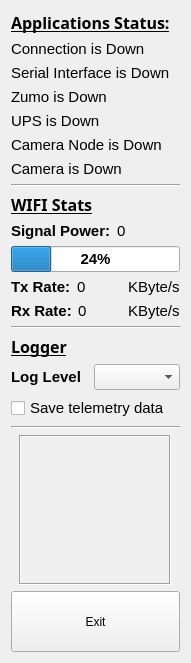
   <widget class="QWidget" name="layoutWidget">
    <property name="geometry">
     <rect>
      <x>820</x>
      <y>11</y>
      <width>191</width>
      <height>632</height>
     </rect>
    </property>
    <layout class="QVBoxLayout" name="verticalLayout_5">
     <item>
      <widget class="QLabel" name="Applications_label_title">
       <property name="font">
        <font>
         <family>Arial Rounded MT Bold</family>
         <pointsize>12</pointsize>
         <weight>75</weight>
         <bold>true</bold>
         <underline>true</underline>
        </font>
       </property>
       <property name="text">
        <string>&lt;html&gt;&lt;head/&gt;&lt;body&gt;&lt;p&gt;&lt;span style=&quot; font-weight:600;&quot;&gt;Applications Status:&lt;/span&gt;&lt;/p&gt;&lt;/body&gt;&lt;/html&gt;</string>
       </property>
      </widget>
     </item>
     <item>
      <layout class="QGridLayout" name="gridLayout_16">
       <item row="0" column="0">
        <widget class="QLabel" name="connection_label">
         <property name="enabled">
          <bool>true</bool>
         </property>
         <property name="font">
          <font>
           <family>Arial</family>
           <pointsize>11</pointsize>
          </font>
         </property>
         <property name="styleSheet">
          <string notr="true">background-color: transparent;</string>
         </property>
         <property name="text">
          <string>&lt;html&gt;&lt;head/&gt;&lt;body&gt;&lt;p&gt;Connection is Down&lt;/p&gt;&lt;/body&gt;&lt;/html&gt;</string>
         </property>
        </widget>
       </item>
       <item row="1" column="0">
        <widget class="QLabel" name="serial_interface_label">
         <property name="enabled">
          <bool>true</bool>
         </property>
         <property name="font">
          <font>
           <family>Arial</family>
           <pointsize>11</pointsize>
          </font>
         </property>
         <property name="styleSheet">
          <string notr="true">background-color: transparent;</string>
         </property>
         <property name="text">
          <string>&lt;html&gt;&lt;head/&gt;&lt;body&gt;&lt;p&gt;Serial Interface is Down&lt;/p&gt;&lt;/body&gt;&lt;/html&gt;</string>
         </property>
        </widget>
       </item>
       <item row="2" column="0">
        <widget class="QLabel" name="zumo_label">
         <property name="enabled">
          <bool>true</bool>
         </property>
         <property name="font">
          <font>
           <family>Arial</family>
           <pointsize>11</pointsize>
          </font>
         </property>
         <property name="styleSheet">
          <string notr="true">background-color: transparent;</string>
         </property>
         <property name="text">
          <string>&lt;html&gt;&lt;head/&gt;&lt;body&gt;&lt;p&gt;Zumo is Down&lt;/p&gt;&lt;/body&gt;&lt;/html&gt;</string>
         </property>
        </widget>
       </item>
       <item row="3" column="0">
        <widget class="QLabel" name="ups_label">
         <property name="enabled">
          <bool>true</bool>
         </property>
         <property name="font">
          <font>
           <family>Arial</family>
           <pointsize>11</pointsize>
          </font>
         </property>
         <property name="styleSheet">
          <string notr="true">background-color: transparent;</string>
         </property>
         <property name="text">
          <string>&lt;html&gt;&lt;head/&gt;&lt;body&gt;&lt;p&gt;UPS is Down&lt;/p&gt;&lt;/body&gt;&lt;/html&gt;</string>
         </property>
        </widget>
       </item>
       <item row="4" column="0">
        <widget class="QLabel" name="camera_node_label">
         <property name="enabled">
          <bool>true</bool>
         </property>
         <property name="font">
          <font>
           <family>Arial</family>
           <pointsize>11</pointsize>
          </font>
         </property>
         <property name="styleSheet">
          <string notr="true">background-color: transparent;</string>
         </property>
         <property name="text">
          <string>&lt;html&gt;&lt;head/&gt;&lt;body&gt;&lt;p&gt;Camera Node is Down&lt;/p&gt;&lt;/body&gt;&lt;/html&gt;</string>
         </property>
        </widget>
       </item>
       <item row="5" column="0">
        <widget class="QLabel" name="camera_label">
         <property name="enabled">
          <bool>true</bool>
         </property>
         <property name="font">
          <font>
           <family>Arial</family>
           <pointsize>11</pointsize>
          </font>
         </property>
         <property name="styleSheet">
          <string notr="true">background-color: transparent;</string>
         </property>
         <property name="text">
          <string>&lt;html&gt;&lt;head/&gt;&lt;body&gt;&lt;p&gt;Camera is Down&lt;/p&gt;&lt;/body&gt;&lt;/html&gt;</string>
         </property>
        </widget>
       </item>
      </layout>
     </item>
     <item>
      <widget class="Line" name="line_4">
       <property name="orientation">
        <enum>Qt::Horizontal</enum>
       </property>
      </widget>
     </item>
     <item>
      <widget class="QLabel" name="wifi_stats_label_title">
       <property name="font">
        <font>
         <family>Arial Rounded MT Bold</family>
         <pointsize>12</pointsize>
         <weight>75</weight>
         <bold>true</bold>
         <underline>true</underline>
        </font>
       </property>
       <property name="text">
        <string>&lt;html&gt;&lt;head/&gt;&lt;body&gt;&lt;p&gt;WIFI Stats&lt;/p&gt;&lt;/body&gt;&lt;/html&gt;</string>
       </property>
      </widget>
     </item>
     <item>
      <layout class="QVBoxLayout" name="verticalLayout_3">
       <item>
        <layout class="QHBoxLayout" name="horizontalLayout_4">
         <item>
          <widget class="QLabel" name="signal_power_label">
           <property name="font">
            <font>
             <family>Arial</family>
             <pointsize>11</pointsize>
             <weight>75</weight>
             <bold>true</bold>
            </font>
           </property>
           <property name="text">
            <string>Signal Power:</string>
           </property>
          </widget>
         </item>
         <item>
          <widget class="QLabel" name="signal_power_status">
           <property name="font">
            <font>
             <family>Arial</family>
             <pointsize>11</pointsize>
            </font>
           </property>
           <property name="text">
            <string>&lt;html&gt;&lt;head/&gt;&lt;body&gt;&lt;p&gt;0&lt;/p&gt;&lt;/body&gt;&lt;/html&gt;</string>
           </property>
          </widget>
         </item>
        </layout>
       </item>
       <item>
        <widget class="QProgressBar" name="signal_power_bar">
         <property name="font">
          <font>
           <family>Arial</family>
           <pointsize>11</pointsize>
           <weight>75</weight>
           <bold>true</bold>
          </font>
         </property>
         <property name="mouseTracking">
          <bool>false</bool>
         </property>
         <property name="styleSheet">
          <string notr="true"/>
         </property>
         <property name="value">
          <number>24</number>
         </property>
        </widget>
       </item>
       <item>
        <layout class="QHBoxLayout" name="horizontalLayout_5">
         <item>
          <widget class="QLabel" name="tx_rate_label">
           <property name="font">
            <font>
             <family>Arial</family>
             <pointsize>11</pointsize>
             <weight>75</weight>
             <bold>true</bold>
            </font>
           </property>
           <property name="text">
            <string>Tx Rate:</string>
           </property>
          </widget>
         </item>
         <item>
          <widget class="QLabel" name="tx_rate_status">
           <property name="font">
            <font>
             <family>Arial</family>
             <pointsize>11</pointsize>
            </font>
           </property>
           <property name="text">
            <string>&lt;html&gt;&lt;head/&gt;&lt;body&gt;&lt;p&gt;0&lt;/p&gt;&lt;/body&gt;&lt;/html&gt;</string>
           </property>
          </widget>
         </item>
         <item>
          <widget class="QLabel" name="tx_rate_label_units">
           <property name="font">
            <font>
             <family>Arial</family>
             <pointsize>11</pointsize>
            </font>
           </property>
           <property name="text">
            <string>KByte/s</string>
           </property>
          </widget>
         </item>
        </layout>
       </item>
       <item>
        <layout class="QHBoxLayout" name="horizontalLayout_6">
         <item>
          <widget class="QLabel" name="rx_rate_label">
           <property name="font">
            <font>
             <family>Arial</family>
             <pointsize>11</pointsize>
             <weight>75</weight>
             <bold>true</bold>
            </font>
           </property>
           <property name="text">
            <string>Rx Rate:</string>
           </property>
          </widget>
         </item>
         <item>
          <widget class="QLabel" name="rx_rate_status">
           <property name="font">
            <font>
             <family>Arial</family>
             <pointsize>11</pointsize>
            </font>
           </property>
           <property name="text">
            <string>&lt;html&gt;&lt;head/&gt;&lt;body&gt;&lt;p&gt;0&lt;/p&gt;&lt;/body&gt;&lt;/html&gt;</string>
           </property>
          </widget>
         </item>
         <item>
          <widget class="QLabel" name="rx_rate_label_units">
           <property name="font">
            <font>
             <family>Arial</family>
             <pointsize>11</pointsize>
            </font>
           </property>
           <property name="text">
            <string>KByte/s</string>
           </property>
          </widget>
         </item>
        </layout>
       </item>
      </layout>
     </item>
     <item>
      <widget class="Line" name="line_3">
       <property name="orientation">
        <enum>Qt::Horizontal</enum>
       </property>
      </widget>
     </item>
     <item>
      <widget class="QLabel" name="logger_label_title">
       <property name="font">
        <font>
         <family>Arial Rounded MT Bold</family>
         <pointsize>12</pointsize>
         <weight>75</weight>
         <bold>true</bold>
         <underline>true</underline>
        </font>
       </property>
       <property name="text">
        <string>&lt;html&gt;&lt;head/&gt;&lt;body&gt;&lt;p&gt;Logger&lt;/p&gt;&lt;/body&gt;&lt;/html&gt;</string>
       </property>
      </widget>
     </item>
     <item>
      <layout class="QVBoxLayout" name="verticalLayout_4">
       <item>
        <layout class="QHBoxLayout" name="horizontalLayout_7">
         <item>
          <widget class="QLabel" name="log_levels_label_title">
           <property name="font">
            <font>
             <family>Arial</family>
             <pointsize>11</pointsize>
            </font>
           </property>
           <property name="text">
            <string>&lt;html&gt;&lt;head/&gt;&lt;body&gt;&lt;p&gt;&lt;span style=&quot; font-weight:600;&quot;&gt;Log Level&lt;/span&gt;&lt;/p&gt;&lt;/body&gt;&lt;/html&gt;</string>
           </property>
          </widget>
         </item>
         <item>
          <widget class="QComboBox" name="log_level_options">
           <property name="enabled">
            <bool>true</bool>
           </property>
           <property name="font">
            <font>
             <family>Arial</family>
             <pointsize>11</pointsize>
            </font>
           </property>
           <property name="editable">
            <bool>false</bool>
           </property>
          </widget>
         </item>
        </layout>
       </item>
       <item>
        <widget class="QCheckBox" name="telemetry_data_checkbox">
         <property name="font">
          <font>
           <family>Arial</family>
           <pointsize>11</pointsize>
          </font>
         </property>
         <property name="text">
          <string>Save telemetry data</string>
         </property>
         <property name="checked">
          <bool>false</bool>
         </property>
        </widget>
       </item>
      </layout>
     </item>
     <item>
      <widget class="Line" name="line_5">
       <property name="orientation">
        <enum>Qt::Horizontal</enum>
       </property>
      </widget>
     </item>
     <item>
      <layout class="QHBoxLayout" name="horizontalLayout_9">
       <item>
        <widget class="QFrame" name="motors_frame">
         <property name="sizePolicy">
          <sizepolicy hsizetype="Fixed" vsizetype="Fixed">
           <horstretch>0</horstretch>
           <verstretch>0</verstretch>
          </sizepolicy>
         </property>
         <property name="minimumSize">
          <size>
           <width>152</width>
           <height>150</height>
          </size>
         </property>
         <property name="font">
          <font>
           <family>Arial</family>
          </font>
         </property>
         <property name="frameShape">
          <enum>QFrame::Box</enum>
         </property>
         <property name="frameShadow">
          <enum>QFrame::Sunken</enum>
         </property>
         <property name="lineWidth">
          <number>1</number>
         </property>
        </widget>
       </item>
      </layout>
     </item>
     <item>
      <widget class="QPushButton" name="exit_gui_button">
       <property name="enabled">
        <bool>true</bool>
       </property>
       <property name="sizePolicy">
        <sizepolicy hsizetype="Minimum" vsizetype="Minimum">
         <horstretch>0</horstretch>
         <verstretch>0</verstretch>
        </sizepolicy>
       </property>
       <property name="minimumSize">
        <size>
         <width>0</width>
         <height>61</height>
        </size>
       </property>
       <property name="styleSheet">
        <string notr="true">font: 16pt &quot;MS Shell Dlg 2&quot;;</string>
       </property>
       <property name="text">
        <string>Exit</string>
       </property>
      </widget>
     </item>
    </layout>
   </widget>
